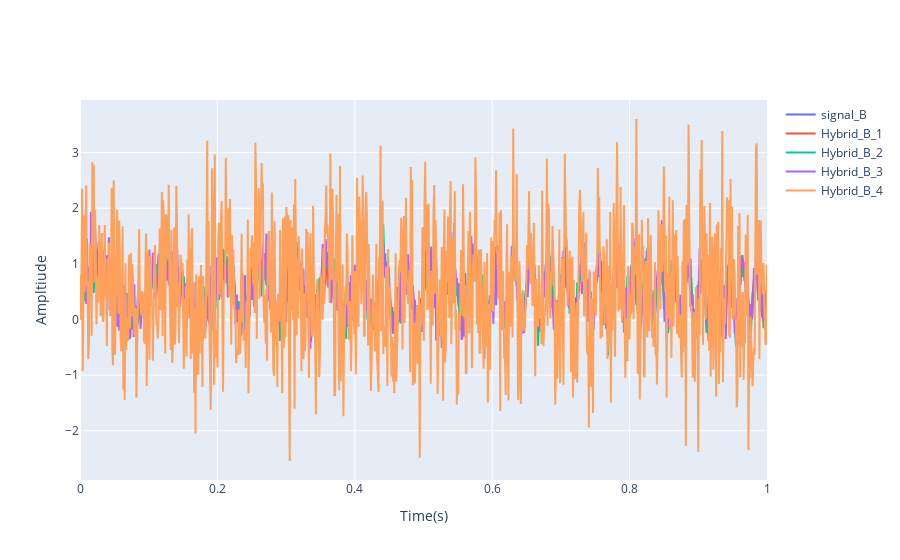

Write notebook code for a chart like this one.
### Code cell
fig = go.Figure()
N = 1000
# len, mu, sig
x_axis = np.linspace(0 , 1, N)

fig.add_traces(go.Scatter( 
                        x = x_axis, y = signal_B, mode='lines', name= 'signal_B'))
fig.add_traces(go.Scatter(
                        x = x_axis, y = signal_B + noise_load_1, mode='lines', name = 'Hybrid_B_1'))
fig.add_traces(go.Scatter(
                        x = x_axis, y = signal_B + noise_load_2, mode='lines', name = 'Hybrid_B_2'))
fig.add_traces(go.Scatter(
    
                        x = x_axis, y = signal_B + noise_load_3, mode='lines', name= 'Hybrid_B_3'))

fig.add_traces(go.Scatter(
                        x = x_axis, y =  signal_B + noise_load_4, mode='lines', name= 'Hybrid_B_4'))
fig.update_layout(
    xaxis_title = 'Time(s)',
    yaxis_title = 'Ampltiude',
)

### Figure 1 — Plotly figure (JSON) as saved in the notebook; plotly's stock layout.template omitted (floating-point values rounded to 4 significant figures; data arrays with more than 128 entries replaced by an {"elided": "..."} marker saying what was removed)
{"data": [{"mode": "lines", "name": "signal_B", "type": "scatter", "x": {"elided": "1000 float values"}, "y": {"elided": "1000 float values"}}, {"mode": "lines", "name": "Hybrid_B_1", "type": "scatter", "x": {"elided": "1000 float values"}, "y": {"elided": "1000 float values"}}, {"mode": "lines", "name": "Hybrid_B_2", "type": "scatter", "x": {"elided": "1000 float values"}, "y": {"elided": "1000 float values"}}, {"mode": "lines", "name": "Hybrid_B_3", "type": "scatter", "x": {"elided": "1000 float values"}, "y": {"elided": "1000 float values"}}, {"mode": "lines", "name": "Hybrid_B_4", "type": "scatter", "x": {"elided": "1000 float values"}, "y": {"elided": "1000 float values"}}], "layout": {"xaxis": {"title": {"text": "Time(s)"}}, "yaxis": {"title": {"text": "Ampltiude"}}}}
